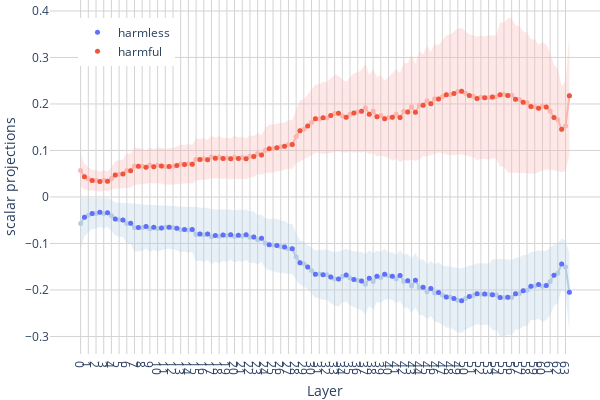

Here is the notebook cell this chart was saved with:
### Code cell
# layers x resid_modules x tokens x batch x dim
category2acts_normed = {"harmful": harmful_acts_normed, "harmless": harmless_acts_normed}

x_values = sum([[f"{l}", f"{l}-post"] for l in range(num_layers)], [])

fig = go.Figure()

for category in categories:
    acts_normed = category2acts_normed[category][:, :, :, chosen_token]
    projections = einops.einsum(refusal_dirs, acts_normed, "layer act dim, layer act batch dim -> layer act batch")
    projections = torch.tensor(projections)
    
    mean_projection = projections.mean(dim=-1)
    
    y_values = mean_projection.flatten()

    # mean
    fig.add_trace(
        go.Scatter(
            x=x_values,
            y=y_values,
            mode="lines+markers",
            yaxis="y",
            marker=dict(color=colour_map_light[category], size=5),
            showlegend=False,
        )
    )


    # variance
    fig.add_trace(
        variance_plot(
            x=x_values, 
            y=projections.reshape(-1, projections.shape[-1]), 
            yaxis="y", 
            fillcolor=colour_map_opaque[category], 
            showlegend=False
        )
    )
    
    # dot markers
    fig.add_trace(
        go.Scatter(
            x=x_values[1::2],
            y=y_values[1::2],
            name=f"{category}",
            mode="markers",
            yaxis="y",
            marker=dict(color=colour_map[category], size=5),
            showlegend=True,
        )
    )



fig.update_layout(
    # title=f"Scalar projections of activations onto the local refusal direction at each layer for {MODEL_PATH}",
    plot_bgcolor="white",
    grid=dict(rows=1, columns=1),
    xaxis=dict(type="category", dtick=2, title="Layer", gridcolor="lightgrey"),
    yaxis=dict(title="scalar projections", gridcolor="lightgrey", zeroline=False),
    hovermode="x unified",
    height=400,
    # width=20 + 12 * len(x_values),
    width=600,
    margin=dict(l=0, r=0, t=0, b=0),
    legend=dict(x=.05, y=.95)
)
fig.show()

### Figure 1 — Plotly figure (JSON) as saved in the notebook; plotly's stock layout.template omitted (floating-point values rounded to 4 significant figures; data arrays with more than 128 entries replaced by an {"elided": "..."} marker saying what was removed)
{"data": [{"marker": {"color": "rgb(179,205,227)", "size": 5}, "mode": "lines+markers", "showlegend": false, "type": "scatter", "x": ["0", "0-post", "1", "1-post", "2", "2-post", "3", "3-post", "4", "4-post", "5", "5-post", "6", "6-post", "7", "7-post", "8", "8-post", "9", "9-post", "10", "10-post", "11", "11-post", "12", "12-post", "13", "13-post", "14", "14-post", "15", "15-post", "16", "16-post", "17", "17-post", "18", "18-post", "19", "19-post", "20", "20-post", "21", "21-post", "22", "22-post", "23", "23-post", "24", "24-post", "25", "25-post", "26", "26-post", "27", "27-post", "28", "28-post", "29", "29-post", "30", "30-post", "31", "31-post", "32", "32-post", "33", "33-post", "34", "34-post", "35", "35-post", "36", "36-post", "37", "37-post", "38", "38-post", "39", "39-post", "40", "40-post", "41", "41-post", "42", "42-post", "43", "43-post", "44", "44-post", "45", "45-post", "46", "46-post", "47", "47-post", "48", "48-post", "49", "49-post", "50", "50-post", "51", "51-post", "52", "52-post", "53", "53-post", "54", "54-post", "55", "55-post", "56", "56-post", "57", "57-post", "58", "58-post", "59", "59-post", "60", "60-post", "61", "61-post", "62", "62-post", "63", "63-post"], "y": [-0.057, -0.04344, -0.0392, -0.03549, -0.03546, -0.0331, -0.0357, -0.03372, -0.0399, -0.0473, -0.0489, -0.04938, -0.05694, -0.05633, -0.06632, -0.06563, -0.06591, -0.06357, -0.06815, -0.06501, -0.06793, -0.06666, -0.06509, -0.06523, -0.06565, -0.06725, -0.07044, -0.06975, -0.07089, -0.06993, -0.0805, -0.07983, -0.08148, -0.07959, -0.08542, -0.08284, -0.08471, -0.08173, -0.08303, -0.0812, -0.08483, -0.08209, -0.08371, -0.08109, -0.08652, -0.08624, -0.09213, -0.08903, -0.09936, -0.1027, -0.103, -0.1044, -0.1066, -0.1077, -0.1115, -0.1115, -0.1286, -0.1412, -0.1437, -0.1508, -0.1579, -0.1659, -0.1659, -0.1674, -0.1671, -0.1721, -0.1765, -0.1764, -0.1708, -0.1681, -0.1743, -0.1773, -0.1791, -0.1807, -0.1879, -0.1747, -0.1817, -0.1708, -0.1733, -0.1661, -0.1694, -0.1703, -0.1764, -0.1691, -0.1818, -0.1801, -0.1913, -0.179, -0.195, -0.1941, -0.2038, -0.1969, -0.2068, -0.2055, -0.2107, -0.215, -0.2152, -0.2183, -0.2221, -0.223, -0.2184, -0.214, -0.2121, -0.2079, -0.2094, -0.2088, -0.2094, -0.2102, -0.2103, -0.2163, -0.2164, -0.2158, -0.2163, -0.2082, -0.2076, -0.2016, -0.2005, -0.1918, -0.1912, -0.1882, -0.1923, -0.1902, -0.1818, -0.1686, -0.1639, -0.144, -0.1507, -0.2047], "yaxis": "y"}, {"fill": "toself", "fillcolor": "rgba(179, 205, 227, 0.3)", "line": {"color": "rgba(179, 205, 227, 0.3)", "width": 0}, "mode": "lines", "showlegend": false, "type": "scatter", "x": {"elided": "256 str values"}, "y": {"elided": "256 float values"}, "yaxis": "y"}, {"marker": {"color": "#636EFA", "size": 5}, "mode": "markers", "name": "harmless", "showlegend": true, "type": "scatter", "x": ["0-post", "1-post", "2-post", "3-post", "4-post", "5-post", "6-post", "7-post", "8-post", "9-post", "10-post", "11-post", "12-post", "13-post", "14-post", "15-post", "16-post", "17-post", "18-post", "19-post", "20-post", "21-post", "22-post", "23-post", "24-post", "25-post", "26-post", "27-post", "28-post", "29-post", "30-post", "31-post", "32-post", "33-post", "34-post", "35-post", "36-post", "37-post", "38-post", "39-post", "40-post", "41-post", "42-post", "43-post", "44-post", "45-post", "46-post", "47-post", "48-post", "49-post", "50-post", "51-post", "52-post", "53-post", "54-post", "55-post", "56-post", "57-post", "58-post", "59-post", "60-post", "61-post", "62-post", "63-post"], "y": [-0.04344, -0.03549, -0.0331, -0.03372, -0.0473, -0.04938, -0.05633, -0.06563, -0.06357, -0.06501, -0.06666, -0.06523, -0.06725, -0.06975, -0.06993, -0.07983, -0.07959, -0.08284, -0.08173, -0.0812, -0.08209, -0.08109, -0.08624, -0.08903, -0.1027, -0.1044, -0.1077, -0.1115, -0.1412, -0.1508, -0.1659, -0.1674, -0.1721, -0.1764, -0.1681, -0.1773, -0.1807, -0.1747, -0.1708, -0.1661, -0.1703, -0.1691, -0.1801, -0.179, -0.1941, -0.1969, -0.2055, -0.215, -0.2183, -0.223, -0.214, -0.2079, -0.2088, -0.2102, -0.2163, -0.2158, -0.2082, -0.2016, -0.1918, -0.1882, -0.1902, -0.1686, -0.144, -0.2047], "yaxis": "y"}, {"marker": {"color": "rgb(251,180,174)", "size": 5}, "mode": "lines+markers", "showlegend": false, "type": "scatter", "x": ["0", "0-post", "1", "1-post", "2", "2-post", "3", "3-post", "4", "4-post", "5", "5-post", "6", "6-post", "7", "7-post", "8", "8-post", "9", "9-post", "10", "10-post", "11", "11-post", "12", "12-post", "13", "13-post", "14", "14-post", "15", "15-post", "16", "16-post", "17", "17-post", "18", "18-post", "19", "19-post", "20", "20-post", "21", "21-post", "22", "22-post", "23", "23-post", "24", "24-post", "25", "25-post", "26", "26-post", "27", "27-post", "28", "28-post", "29", "29-post", "30", "30-post", "31", "31-post", "32", "32-post", "33", "33-post", "34", "34-post", "35", "35-post", "36", "36-post", "37", "37-post", "38", "38-post", "39", "39-post", "40", "40-post", "41", "41-post", "42", "42-post", "43", "43-post", "44", "44-post", "45", "45-post", "46", "46-post", "47", "47-post", "48", "48-post", "49", "49-post", "50", "50-post", "51", "51-post", "52", "52-post", "53", "53-post", "54", "54-post", "55", "55-post", "56", "56-post", "57", "57-post", "58", "58-post", "59", "59-post", "60", "60-post", "61", "61-post", "62", "62-post", "63", "63-post"], "y": [0.05697, 0.04344, 0.0392, 0.03549, 0.03546, 0.03311, 0.03571, 0.03372, 0.03993, 0.04734, 0.04898, 0.04946, 0.05703, 0.05642, 0.06647, 0.06578, 0.0661, 0.06373, 0.06836, 0.06519, 0.06816, 0.06684, 0.06527, 0.06539, 0.06587, 0.06749, 0.07074, 0.07005, 0.07123, 0.07024, 0.08104, 0.08034, 0.08203, 0.08012, 0.08615, 0.08351, 0.08549, 0.08249, 0.08385, 0.08194, 0.08564, 0.08285, 0.08462, 0.08193, 0.08751, 0.08723, 0.09324, 0.09008, 0.1004, 0.1038, 0.1042, 0.1057, 0.108, 0.109, 0.1129, 0.1128, 0.1299, 0.1424, 0.1454, 0.1524, 0.16, 0.1684, 0.1683, 0.1701, 0.1699, 0.1751, 0.1796, 0.1797, 0.1739, 0.1713, 0.1778, 0.1806, 0.1826, 0.1843, 0.1917, 0.1776, 0.1846, 0.1726, 0.1753, 0.1683, 0.1711, 0.1715, 0.1781, 0.1709, 0.1841, 0.1827, 0.1942, 0.1819, 0.1974, 0.1973, 0.2067, 0.2004, 0.2111, 0.2109, 0.2154, 0.2196, 0.2197, 0.2227, 0.2268, 0.2274, 0.2228, 0.2183, 0.2165, 0.2118, 0.2146, 0.2132, 0.2139, 0.2151, 0.2153, 0.2199, 0.2205, 0.2184, 0.2187, 0.2101, 0.2096, 0.2037, 0.2027, 0.1944, 0.1938, 0.1906, 0.1949, 0.1932, 0.1847, 0.1711, 0.166, 0.1455, 0.1526, 0.2174], "yaxis": "y"}, {"fill": "toself", "fillcolor": "rgba(251, 180, 174, 0.3)", "line": {"color": "rgba(251, 180, 174, 0.3)", "width": 0}, "mode": "lines", "showlegend": false, "type": "scatter", "x": {"elided": "256 str values"}, "y": {"elided": "256 float values"}, "yaxis": "y"}, {"marker": {"color": "#EF553B", "size": 5}, "mode": "markers", "name": "harmful", "showlegend": true, "type": "scatter", "x": ["0-post", "1-post", "2-post", "3-post", "4-post", "5-post", "6-post", "7-post", "8-post", "9-post", "10-post", "11-post", "12-post", "13-post", "14-post", "15-post", "16-post", "17-post", "18-post", "19-post", "20-post", "21-post", "22-post", "23-post", "24-post", "25-post", "26-post", "27-post", "28-post", "29-post", "30-post", "31-post", "32-post", "33-post", "34-post", "35-post", "36-post", "37-post", "38-post", "39-post", "40-post", "41-post", "42-post", "43-post", "44-post", "45-post", "46-post", "47-post", "48-post", "49-post", "50-post", "51-post", "52-post", "53-post", "54-post", "55-post", "56-post", "57-post", "58-post", "59-post", "60-post", "61-post", "62-post", "63-post"], "y": [0.04344, 0.03549, 0.03311, 0.03372, 0.04734, 0.04946, 0.05642, 0.06578, 0.06373, 0.06519, 0.06684, 0.06539, 0.06749, 0.07005, 0.07024, 0.08034, 0.08012, 0.08351, 0.08249, 0.08194, 0.08285, 0.08193, 0.08723, 0.09008, 0.1038, 0.1057, 0.109, 0.1128, 0.1424, 0.1524, 0.1684, 0.1701, 0.1751, 0.1797, 0.1713, 0.1806, 0.1843, 0.1776, 0.1726, 0.1683, 0.1715, 0.1709, 0.1827, 0.1819, 0.1973, 0.2004, 0.2109, 0.2196, 0.2227, 0.2274, 0.2183, 0.2118, 0.2132, 0.2151, 0.2199, 0.2184, 0.2101, 0.2037, 0.1944, 0.1906, 0.1932, 0.1711, 0.1455, 0.2174], "yaxis": "y"}], "layout": {"grid": {"columns": 1, "rows": 1}, "height": 400, "hovermode": "x unified", "legend": {"x": 0.05, "y": 0.95}, "margin": {"b": 0, "l": 0, "r": 0, "t": 0}, "plot_bgcolor": "white", "width": 600, "xaxis": {"dtick": 2, "gridcolor": "lightgrey", "title": {"text": "Layer"}, "type": "category"}, "yaxis": {"gridcolor": "lightgrey", "title": {"text": "scalar projections"}, "zeroline": false}}}
